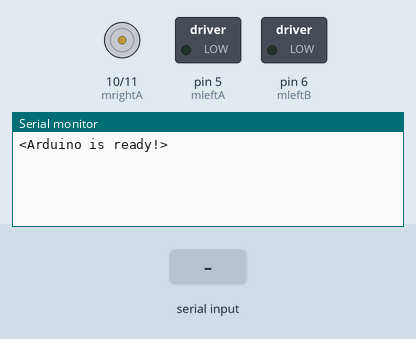
Recording of a sketch running on a simulated Arduino Uno, built with avr-gcc and run on an emulated ATmega328P. On the bench: motor-driver pin pairs drawn as motors (green arrow = first pin HIGH = forward, orange = second pin HIGH = backward, longer = more drive), switched loads named in the sketch (green lamp = pin HIGH), the last lines printed to the serial monitor. Inputs (shaded band) come from the test bench.

Above: at 1.2 s.
1.3 s: "<+>" received over Serial
At 2.5 s:
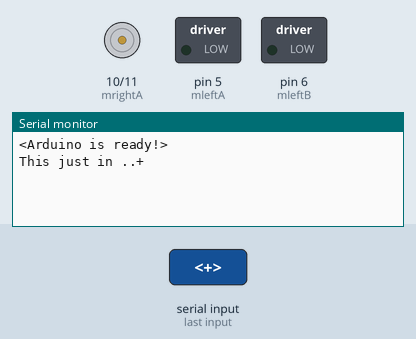
2.8 s: "<90,45>" received over Serial
At 3.8 s:
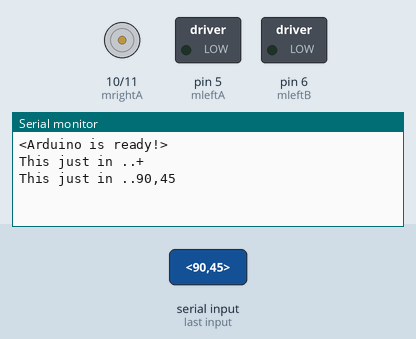
4.3 s: "<->" received over Serial
At 4.8 s:
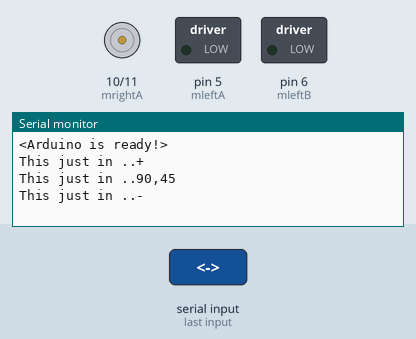

Measured:
- after the input at 1.3 s, the serial monitor: prints a new line at once (image 1)
- after the input at 2.8 s, the serial monitor: prints a new line at once (image 2)
- after the input at 4.3 s, the serial monitor: prints a new line at once (image 3)

The sketch:

dcbot.ino
```cpp
/*
Bluetooth Controlled
DC motor code
*/

// Define constants at the top
int mleftA = 5;
int mleftB = 6;
int mrightA = 10;
int mrightB = 11;
int levelLeft = 0;
int levelRight = 0;
int levelLin = 0;
int levelDir = 0;
const byte numChars = 9;
char receivedChars[numChars];
boolean newData = false;

/* All arduino programs have to have two
methods in them- void setup() and void loop()
*/

void setup(){
  //initialize pins as outputs
  Serial.begin(9600);
  Serial.println("<Arduino is ready!>");
  pinMode(mleftA, OUTPUT);
  pinMode(mleftB, OUTPUT);
  pinMode(mrightA, OUTPUT);
  pinMode(mrightB, OUTPUT);
}

void loop(){
  recvWithStartEndMarkers();
  showNewData();
  levelLin = calculateLevelLin();
  levelDir = calculateLevelDir();
  levelLeft = calculatelevelLeft(receivedChars[4],levelDir,levelLin);
  levelRight = calculatelevelRight(receivedChars[4],levelDir,levelLin);
  if(levelLeft>255){levelLeft = 255;}
  if(levelLeft<0){levelLeft = 0;}
  if(levelRight>255){levelRight = 255;}
  if(levelRight<0){levelRight = 0;}

  motion(receivedChars[0], levelLeft, levelRight);

}


int calculatelevelRight(char dir, int levelDir, int levelLin){
    if(dir == 'l'){
      return (levelLin + levelDir/2);
    }else{
      return (levelLin - levelDir/2);
    }

}

int calculatelevelLeft(char dir, int levelDir, int levelLin){
    if(dir == 'l'){
      return (levelLin - levelDir/2);
    }else{
      return (levelLin + levelDir/2);
    }
}

void recvWithStartEndMarkers(){
  static boolean recvInProgress = false;
  static byte ndx = 0;
  char startMarker = '<';
  char endMarker = '>';
  char rc;

  while(Serial.available() > 0 && newData == false){
    rc = Serial.read();

    if(recvInProgress == true){
      if(rc != endMarker){
        receivedChars[ndx] = rc;
        ndx++;

        if(ndx >= numChars){
          ndx = numChars - 1;
          }
        }else{
          receivedChars[ndx] = '\0'; // Terminate the string
          recvInProgress = false;
          ndx = 0;
          newData = true;
          }
      }else if(rc == startMarker){
        recvInProgress = true;
        }
    }
}

void showNewData(){
 if(newData == true){
    Serial.print("This just in ..");
    Serial.println(receivedChars);

    newData = false;
  }
}

int calculateLevelLin(){
  int huns = receivedChars[1] - '0';
  int tens = receivedChars[2] - '0';
  int ones = receivedChars[3] - '0';

  int level = 100*huns + 10*tens + ones;
  return level;
}

int calculateLevelDir(){
  int huns = receivedChars[5] - '0';
  int tens = receivedChars[6] - '0';
  int ones = receivedChars[7] - '0';

  int level = 100*huns + 10*tens + ones;
  return level;
}


void motion(char dir, int left, int right){
  if(dir == '+'){
    analogWrite(mleftA, left);
    analogWrite(mleftB, LOW);
    analogWrite(mrightA, right);
    analogWrite(mrightB, LOW);
  }else if(dir == '-'){
    analogWrite(mleftB, left);
    analogWrite(mleftA, LOW);
    analogWrite(mrightB, right);
    analogWrite(mrightA, LOW);
  }else{
    analogWrite(mleftB, LOW);
    analogWrite(mleftA, LOW);
    analogWrite(mrightB, LOW);
    analogWrite(mrightA, LOW);
    }
}
```
